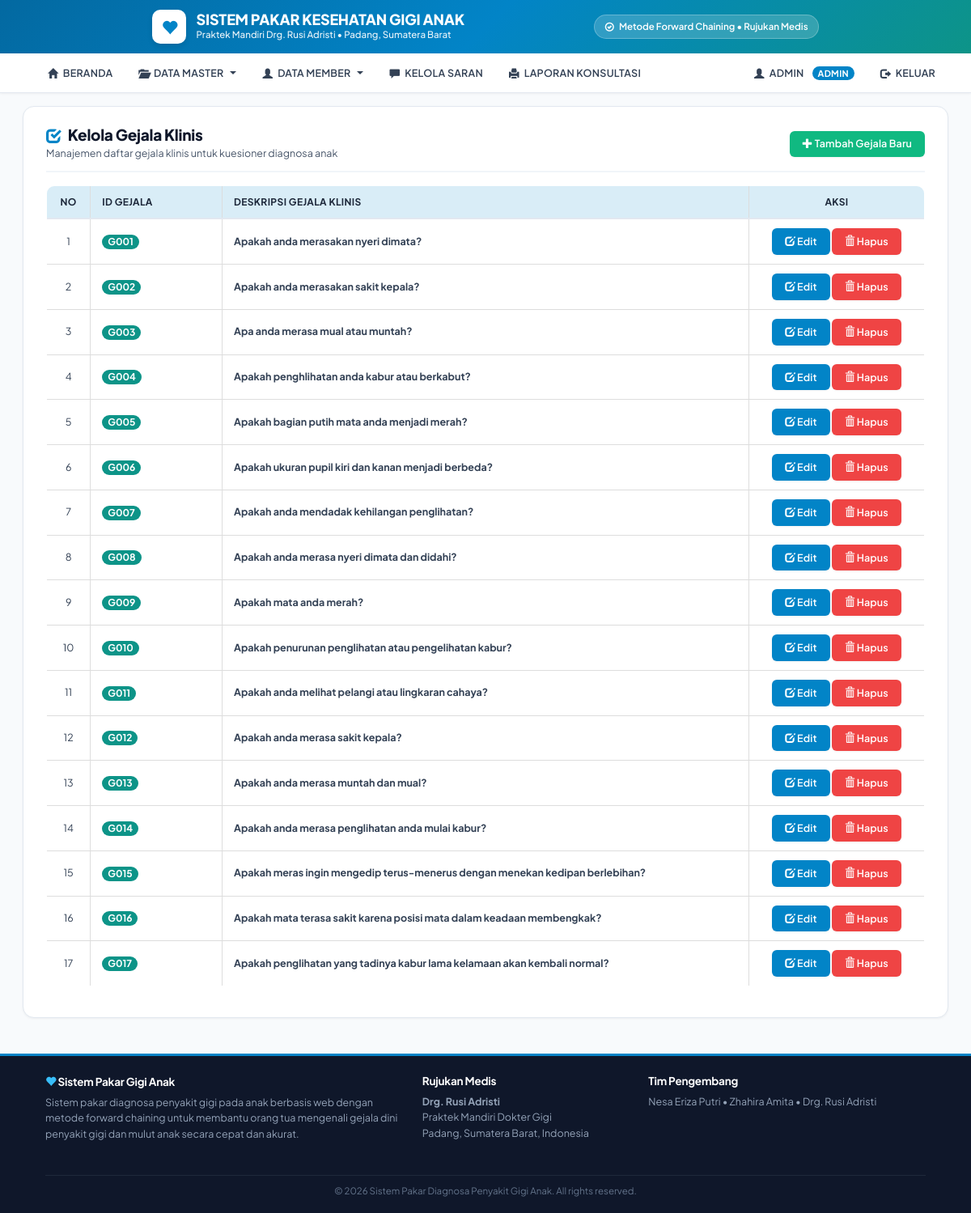
The app's page /kelola_gejala/gejala.php (signed in), older data.
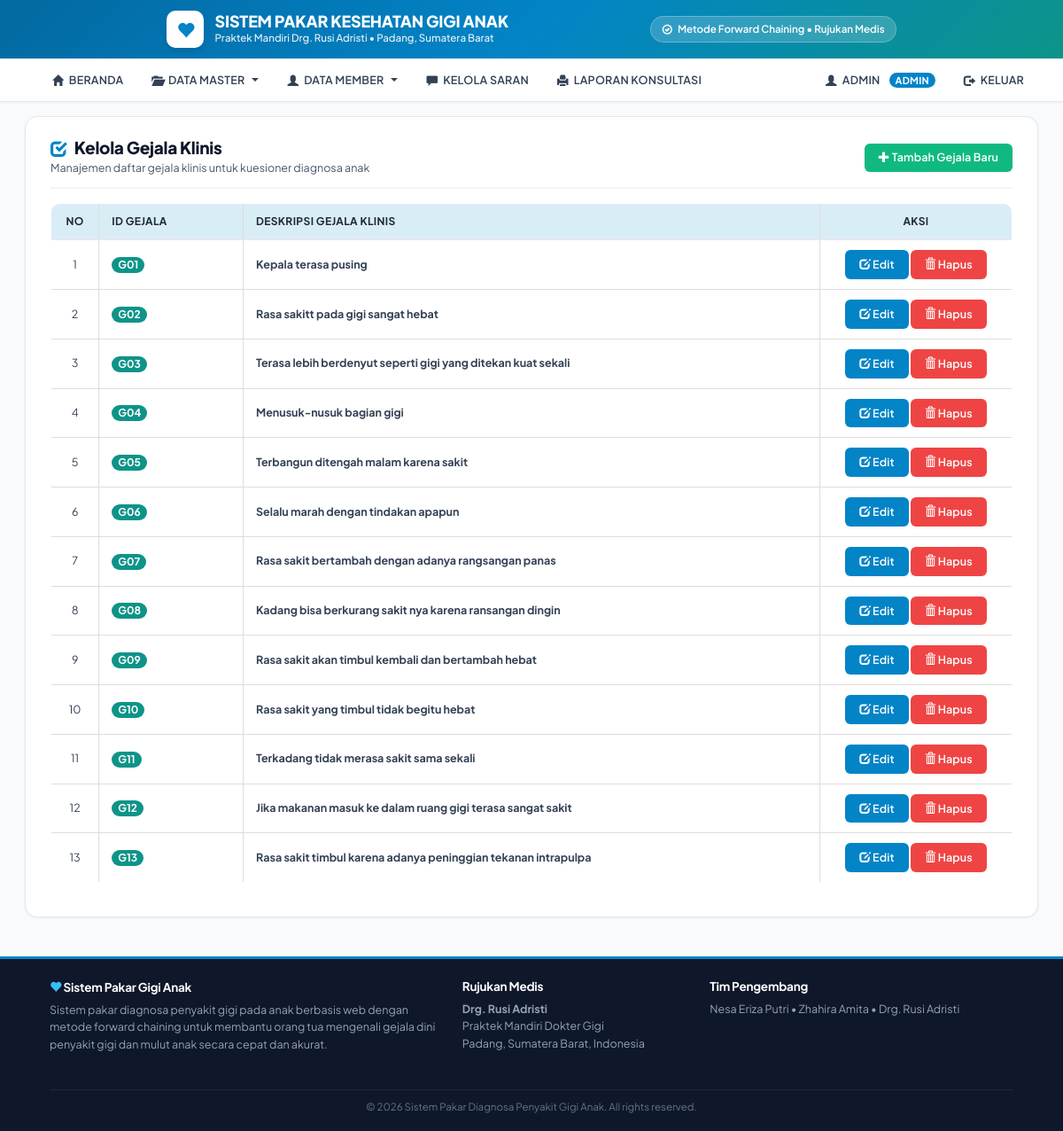
The same page, newer data.
### tables this page shows
CREATE TABLE `tbgejala` (
  `id_gejala` varchar(5) NOT NULL,
  `nm_gejala` varchar(70) NOT NULL
);

### kelola_gejala/gejala.php (the view, shortened to what this page needs)
<?php
include "../library.php";
?>
<body>
<?php
include "../template/kiri.php";
?>
<div class="page-header-custom">
  <div>
    <h3 class="page-title"><span class="glyphicon glyphicon-check" style="color:var(--primary);"></span> Kelola Gejala Klinis</h3>
    <div class="page-subtitle">Manajemen daftar gejala klinis untuk kuesioner diagnosa anak</div>
  </div>
  <div>
    <a href="tambah.php" class="btn btn-success">
      <span class="glyphicon glyphicon-plus"></span> Tambah Gejala Baru
    </a>
  </div>
</div>
<?php
$kueri = mysqli_query($koneksi, "SELECT * FROM tbgejala ORDER BY id_gejala ASC;");
$no = 1;
?>
<div class="table-responsive">
  <table class="table table-hover table-bordered">
    <thead>
      <tr class="info">
        <th width="5%" class="text-center">No</th>
        <th width="15%">ID Gejala</th>
        <th>Deskripsi Gejala Klinis</th>
        <th width="20%" class="text-center">Aksi</th>
      </tr>
    </thead>
    <tbody>
      <?php
      if(mysqli_num_rows($kueri) < 1) {
        echo "<tr><td class='text-center' colspan='4' style='padding:20px;'><strong>Data gejala kosong...</strong></td></tr>";
      } else {
        while ($isi = mysqli_fetch_array($kueri, MYSQLI_BOTH)){
      ?>
        <tr>
          <td class="text-center"><?php echo $no; ?></td>
          <td><span class="badge" style="background:var(--teal);"><?php echo htmlspecialchars($isi['id_gejala']); ?></span></td>
          <td><strong><?php echo htmlspecialchars($isi['nm_gejala']); ?></strong></td>
          <td class="text-center">
            <a href="edit.php?id_gejala=<?php echo urlencode($isi['id_gejala']); ?>" class="btn btn-primary btn-sm">
              <span class="glyphicon glyphicon-edit"></span> Edit
            </a>
            <button type="button" class="btn btn-danger btn-sm" data-toggle="modal" data-target="#konfirmasi<?php echo $isi['id_gejala']; ?>">
              <span class="glyphicon glyphicon-trash"></span> Hapus
            </button>
          </td>
        </tr>
      <?php
          $no++;
        }
      }
      ?>
    </tbody>
  </table>
</div>
<?php
include "../template/kanan.php";
include "../template/footer.php";
?>

Row changes from the older to the newer data that the page shows:
removed tbgejala: id_gejala "G001", nm_gejala "Apakah anda merasakan nyeri dimata?"
removed tbgejala: id_gejala "G002", nm_gejala "Apakah anda merasakan sakit kepala?"
removed tbgejala: id_gejala "G003", nm_gejala "Apa anda merasa mual atau muntah?"
removed tbgejala: id_gejala "G004", nm_gejala "Apakah penghlihatan anda kabur atau berkabut?"
removed tbgejala: id_gejala "G005", nm_gejala "Apakah bagian putih mata anda menjadi merah?"
removed tbgejala: id_gejala "G006", nm_gejala "Apakah ukuran pupil kiri dan kanan menjadi berbeda?"
removed tbgejala: id_gejala "G007", nm_gejala "Apakah anda mendadak kehilangan penglihatan?"
removed tbgejala: id_gejala "G008", nm_gejala "Apakah anda merasa nyeri dimata dan didahi?"
removed tbgejala: id_gejala "G009", nm_gejala "Apakah mata anda merah?"
removed tbgejala: id_gejala "G010", nm_gejala "Apakah penurunan penglihatan atau pengelihatan kabur?"
removed tbgejala: id_gejala "G011", nm_gejala "Apakah anda melihat pelangi atau lingkaran cahaya?"
removed tbgejala: id_gejala "G012", nm_gejala "Apakah anda merasa sakit kepala?"
removed tbgejala: id_gejala "G013", nm_gejala "Apakah anda merasa muntah dan mual?"
removed tbgejala: id_gejala "G014", nm_gejala "Apakah anda merasa penglihatan anda mulai kabur?"
removed tbgejala: id_gejala "G015", nm_gejala "Apakah meras ingin mengedip terus-menerus dengan menekan kedipan berlebihan?"
removed tbgejala: id_gejala "G016", nm_gejala "Apakah mata terasa sakit karena posisi mata dalam keadaan membengkak?"
removed tbgejala: id_gejala "G017", nm_gejala "Apakah penglihatan yang tadinya kabur lama kelamaan akan kembali normal?"
added tbgejala: id_gejala "G01", nm_gejala "Kepala terasa pusing"
added tbgejala: id_gejala "G02", nm_gejala "Rasa sakitt pada gigi sangat hebat"
added tbgejala: id_gejala "G03", nm_gejala "Terasa lebih berdenyut seperti gigi yang ditekan kuat sekali"
added tbgejala: id_gejala "G04", nm_gejala "Menusuk-nusuk bagian gigi"
added tbgejala: id_gejala "G05", nm_gejala "Terbangun ditengah malam karena sakit"
added tbgejala: id_gejala "G06", nm_gejala "Selalu marah dengan tindakan apapun"
added tbgejala: id_gejala "G07", nm_gejala "Rasa sakit bertambah dengan adanya rangsangan panas"
added tbgejala: id_gejala "G08", nm_gejala "Kadang bisa berkurang sakit nya karena ransangan dingin"
added tbgejala: id_gejala "G09", nm_gejala "Rasa sakit akan timbul kembali dan bertambah hebat"
added tbgejala: id_gejala "G10", nm_gejala "Rasa sakit yang timbul tidak begitu hebat"
added tbgejala: id_gejala "G11", nm_gejala "Terkadang tidak merasa sakit sama sekali"
added tbgejala: id_gejala "G12", nm_gejala "Jika makanan masuk ke dalam ruang gigi terasa sangat sakit"
added tbgejala: id_gejala "G13", nm_gejala "Rasa sakit timbul karena adanya peninggian tekanan intrapulpa"
